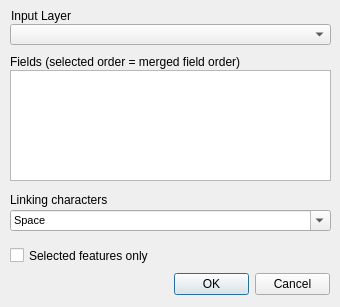
<?xml version="1.0" encoding="UTF-8"?>
<ui version="4.0">
 <class>hcmgis_merge_field_form</class>
 <widget class="QDialog" name="hcmgis_merge_field_form">
  <property name="windowModality">
   <enum>Qt::ApplicationModal</enum>
  </property>
  <property name="enabled">
   <bool>true</bool>
  </property>
  <property name="geometry">
   <rect>
    <x>0</x>
    <y>0</y>
    <width>340</width>
    <height>307</height>
   </rect>
  </property>
  <property name="mouseTracking">
   <bool>false</bool>
  </property>
  <property name="windowTitle">
   <string>Merge Fields</string>
  </property>
  <widget class="QDialogButtonBox" name="BtnOKCancel">
   <property name="geometry">
    <rect>
     <x>174</x>
     <y>259</y>
     <width>156</width>
     <height>51</height>
    </rect>
   </property>
   <property name="standardButtons">
    <set>QDialogButtonBox::Cancel|QDialogButtonBox::Ok</set>
   </property>
  </widget>
  <widget class="QLabel" name="LblInput">
   <property name="geometry">
    <rect>
     <x>11</x>
     <y>8</y>
     <width>321</width>
     <height>16</height>
    </rect>
   </property>
   <property name="text">
    <string>Input Layer</string>
   </property>
  </widget>
  <widget class="QgsMapLayerComboBox" name="CboInput">
   <property name="geometry">
    <rect>
     <x>10</x>
     <y>24</y>
     <width>321</width>
     <height>21</height>
    </rect>
   </property>
  </widget>
  <widget class="QLabel" name="LblOutput_2">
   <property name="geometry">
    <rect>
     <x>10</x>
     <y>54</y>
     <width>321</width>
     <height>16</height>
    </rect>
   </property>
   <property name="text">
    <string>Fields (selected order = merged field order)</string>
   </property>
  </widget>
  <widget class="QListWidget" name="ListFields">
   <property name="geometry">
    <rect>
     <x>10</x>
     <y>70</y>
     <width>321</width>
     <height>111</height>
    </rect>
   </property>
   <property name="acceptDrops">
    <bool>false</bool>
   </property>
   <property name="toolTip">
    <string>Drad &amp; Drop để thay đổi thứ tự trường dữ liệu</string>
   </property>
   <property name="dragEnabled">
    <bool>false</bool>
   </property>
   <property name="dragDropMode">
    <enum>QAbstractItemView::InternalMove</enum>
   </property>
   <property name="alternatingRowColors">
    <bool>true</bool>
   </property>
   <property name="selectionMode">
    <enum>QAbstractItemView::ExtendedSelection</enum>
   </property>
   <property name="viewMode">
    <enum>QListView::ListMode</enum>
   </property>
   <property name="selectionRectVisible">
    <bool>true</bool>
   </property>
   <property name="sortingEnabled">
    <bool>true</bool>
   </property>
  </widget>
  <widget class="QComboBox" name="CboChar">
   <property name="geometry">
    <rect>
     <x>10</x>
     <y>210</y>
     <width>321</width>
     <height>21</height>
    </rect>
   </property>
   <property name="font">
    <font>
     <pointsize>8</pointsize>
    </font>
   </property>
   <property name="editable">
    <bool>true</bool>
   </property>
   <item>
    <property name="text">
     <string>Space</string>
    </property>
   </item>
   <item>
    <property name="text">
     <string>,</string>
    </property>
   </item>
   <item>
    <property name="text">
     <string>_</string>
    </property>
   </item>
   <item>
    <property name="text">
     <string>-</string>
    </property>
   </item>
   <item>
    <property name="text">
     <string>/</string>
    </property>
   </item>
   <item>
    <property name="text">
     <string>|</string>
    </property>
   </item>
   <item>
    <property name="text">
     <string>\</string>
    </property>
   </item>
   <item>
    <property name="text">
     <string>.</string>
    </property>
   </item>
   <item>
    <property name="text">
     <string>:</string>
    </property>
   </item>
   <item>
    <property name="text">
     <string>;</string>
    </property>
   </item>
   <item>
    <property name="text">
     <string>&amp;</string>
    </property>
   </item>
  </widget>
  <widget class="QLabel" name="LblChar">
   <property name="geometry">
    <rect>
     <x>10</x>
     <y>192</y>
     <width>321</width>
     <height>16</height>
    </rect>
   </property>
   <property name="text">
    <string>Linking characters</string>
   </property>
  </widget>
  <widget class="QCheckBox" name="ChkSelectedFeaturesOnly">
   <property name="geometry">
    <rect>
     <x>10</x>
     <y>247</y>
     <width>151</width>
     <height>17</height>
    </rect>
   </property>
   <property name="text">
    <string>Selected features only</string>
   </property>
  </widget>
 </widget>
 <customwidgets>
  <customwidget>
   <class>QgsMapLayerComboBox</class>
   <extends>QComboBox</extends>
   <header>qgis.gui</header>
  </customwidget>
 </customwidgets>
 <resources/>
 <connections>
  <connection>
   <sender>BtnOKCancel</sender>
   <signal>accepted()</signal>
   <receiver>hcmgis_merge_field_form</receiver>
   <slot>accept()</slot>
   <hints>
    <hint type="sourcelabel">
     <x>251</x>
     <y>272</y>
    </hint>
    <hint type="destinationlabel">
     <x>169</x>
     <y>143</y>
    </hint>
   </hints>
  </connection>
  <connection>
   <sender>BtnOKCancel</sender>
   <signal>rejected()</signal>
   <receiver>hcmgis_merge_field_form</receiver>
   <slot>reject()</slot>
   <hints>
    <hint type="sourcelabel">
     <x>251</x>
     <y>272</y>
    </hint>
    <hint type="destinationlabel">
     <x>169</x>
     <y>143</y>
    </hint>
   </hints>
  </connection>
 </connections>
</ui>
